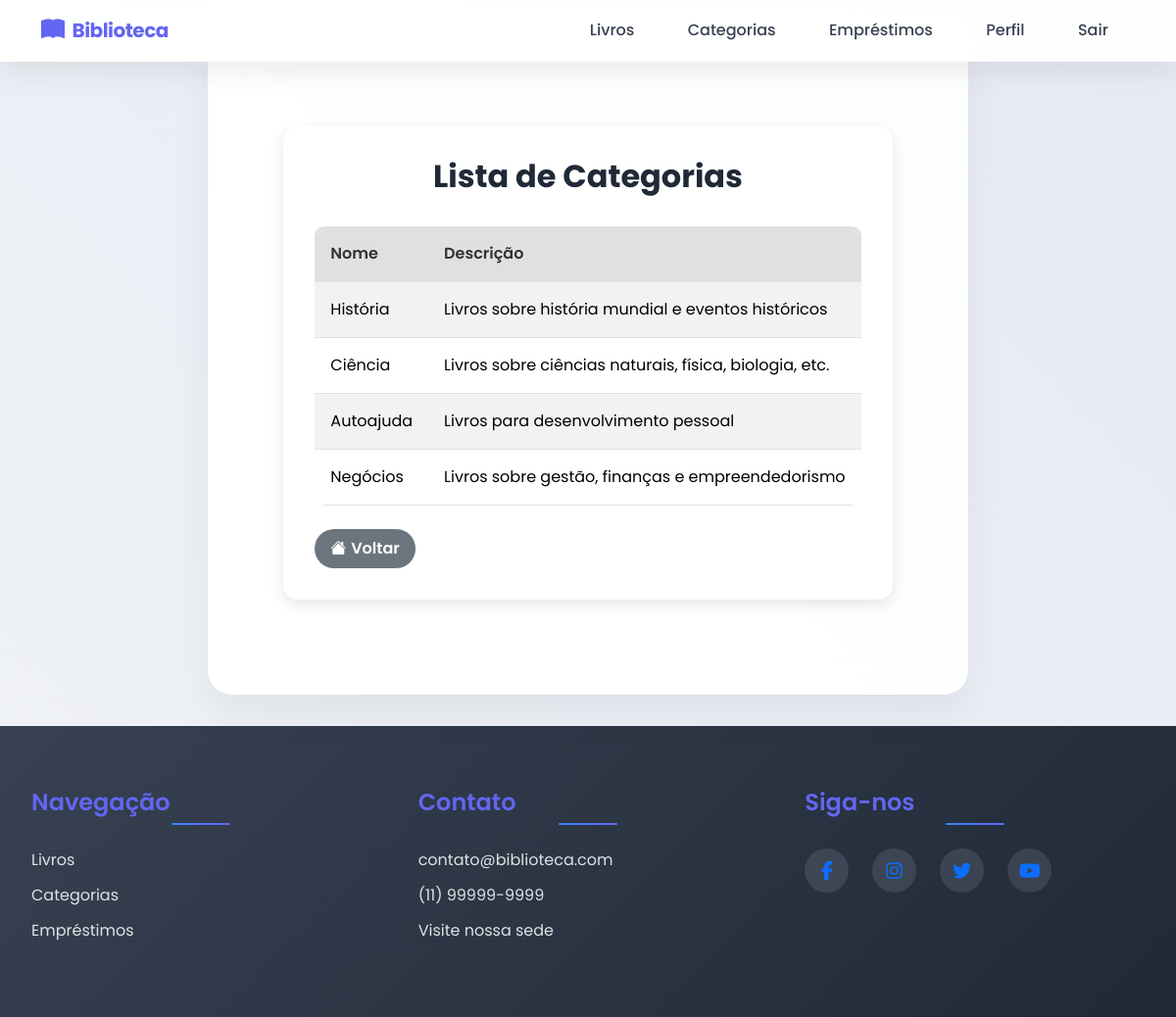
/biblioteca/listar_categoria/ (signed in), run on the app's committed database.
### biblioteca/models.py (models this page shows, shortened)
class Categoria(models.Model):
    nome = models.CharField(max_length=100, unique=True)
    descricao = models.TextField(blank=True, null=True)

### biblioteca/views.py (the view)
# urls.py: path('listar_categoria/', listar_categoria, name='listar_categoria'),
@login_required
@csrf_protect
def listar_categoria(request):
    categorias = Categoria.objects.all()
    return render(request, 'listar_categoria.html', {'categorias': categorias})

### biblioteca/templates/listar_categoria.html (shortened to what this page needs)
{% extends 'base.html' %}
{% block content %}
<div class="categoria-list-container animate-fade">
    <h2>Lista de Categorias</h2>
    {% if categorias %}
        <div class="table-responsive">
            <table class="table table-striped table-hover mb-0">
                <thead>
                    <tr>
                        <th>Nome</th>
                        <th>Descrição</th>
                    </tr>
                </thead>
                <tbody>
                    {% for categoria in categorias %}
                        <tr>
                            <td>{{ categoria.nome }}</td>
                            <td>{{ categoria.descricao }}</td>
                        </tr>
                    {% endfor %}
                </tbody>
            </table>
        </div>
    {% endif %}
    <div class="d-flex justify-content-between mt-4">
        <a href="{% url 'pagina_inicial' %}" class="btn btn-custom btn-secondary">
            <i class="bi bi-house-fill"></i> Voltar
        </a>
    </div>
</div>
{% endblock %}

### biblioteca/templates/base.html (style rules this page uses)
:root { --gradient-1: linear-gradient(135deg, #6366f1 0%, #a855f7 50%, #ec4899 100%); --gradient-2: linear-gradient(135deg, #3b82f6 0%, #6366f1 100%); --primary: #1f2937; --secondary: #374151; --accent: #6366f1; --light: #f3f4f6; --dark: #111827; --transition: all 0.3s cubic-bezier(0.4, 0, 0.2, 1); --font-family: 'Poppins', sans-serif; }
* { margin: 0; padding: 0; box-sizing: border-box; }
body { font-family: var(--font-family); background: linear-gradient(45deg, #f0f2f5 0%, #e6eaf5 100%); min-height: 100vh; display: flex; flex-direction: column; color: var(--primary); }
a { text-decoration: none; transition: var(--transition); }
.btn-custom { border: none; border-radius: 25px; padding: 0.5rem 1rem; font-weight: 600; transition: all 0.3s ease; display: flex; align-items: center; gap: 0.3rem; }
.animate-fade { animation: fadeIn 0.6s cubic-bezier(0.4, 0, 0.2, 1) both; }

### biblioteca/templates/listar_categoria.html (style rules this page uses)
.categoria-list-container { background: #ffffff; border-radius: 15px; padding: 2rem; box-shadow: 0 5px 15px rgba(0, 0, 0, 0.1); margin: 2rem; animation: fadeIn 0.8s ease-out; }
.categoria-list-container h2 { color: var(--primary); font-weight: 700; text-align: center; margin-bottom: 2rem; }
.table-responsive { border: none; border-radius: 10px; overflow: hidden; margin-bottom: 1.5rem; }
.table thead th { background: #e0e0e0; color: #333; font-weight: 600; text-align: left; padding: 1rem; }
.table tbody tr { transition: all 0.3s ease; }
.table tbody td { padding: 1rem; vertical-align: middle; }
.btn-custom { border: none; border-radius: 25px; padding: 0.5rem 1rem; font-weight: 600; transition: all 0.3s ease; }
.btn-secondary { background: #6c757d; color: white; }

### data on the page
Categoria: nome "História", descricao "Livros sobre história mundial e eventos históricos"
Categoria: nome "Ciência", descricao "Livros sobre ciências naturais, física, biologia, etc."
Categoria: nome "Autoajuda", descricao "Livros para desenvolvimento pessoal"
Categoria: nome "Negócios", descricao "Livros sobre gestão, finanças e empreendedorismo"
